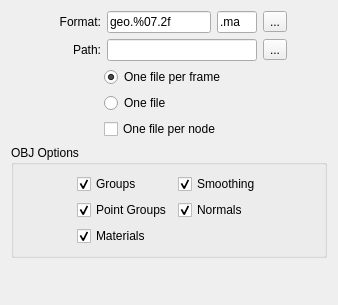
             <widget class="QWidget" name="outputSettings">
              <property name="geometry">
               <rect>
                <x>0</x>
                <y>0</y>
                <width>338</width>
                <height>305</height>
               </rect>
              </property>
              <attribute name="label">
               <string>Output Settings</string>
              </attribute>
              <layout class="QVBoxLayout" name="verticalLayout_8">
               <item>
                <layout class="QHBoxLayout" name="formatLayout">
                 <item>
                  <spacer name="formatLeft">
                   <property name="orientation">
                    <enum>Qt::Horizontal</enum>
                   </property>
                   <property name="sizeHint" stdset="0">
                    <size>
                     <width>40</width>
                     <height>20</height>
                    </size>
                   </property>
                  </spacer>
                 </item>
                 <item>
                  <widget class="QLabel" name="formatLabel">
                   <property name="minimumSize">
                    <size>
                     <width>50</width>
                     <height>0</height>
                    </size>
                   </property>
                   <property name="text">
                    <string>Format:</string>
                   </property>
                   <property name="alignment">
                    <set>Qt::AlignRight|Qt::AlignTrailing|Qt::AlignVCenter</set>
                   </property>
                  </widget>
                 </item>
                 <item>
                  <widget class="QLineEdit" name="format">
                   <property name="sizePolicy">
                    <sizepolicy hsizetype="Fixed" vsizetype="Fixed">
                     <horstretch>0</horstretch>
                     <verstretch>0</verstretch>
                    </sizepolicy>
                   </property>
                   <property name="maximumSize">
                    <size>
                     <width>104</width>
                     <height>16777215</height>
                    </size>
                   </property>
                   <property name="text">
                    <string>geo.%07.2f</string>
                   </property>
                  </widget>
                 </item>
                 <item>
                  <widget class="QLineEdit" name="formatExt">
                   <property name="enabled">
                    <bool>true</bool>
                   </property>
                   <property name="sizePolicy">
                    <sizepolicy hsizetype="Fixed" vsizetype="Fixed">
                     <horstretch>0</horstretch>
                     <verstretch>0</verstretch>
                    </sizepolicy>
                   </property>
                   <property name="maximumSize">
                    <size>
                     <width>40</width>
                     <height>16777215</height>
                    </size>
                   </property>
                   <property name="text">
                    <string>.ma</string>
                   </property>
                  </widget>
                 </item>
                 <item>
                  <widget class="QToolButton" name="formatButton">
                   <property name="text">
                    <string>...</string>
                   </property>
                  </widget>
                 </item>
                 <item>
                  <spacer name="formatRight">
                   <property name="orientation">
                    <enum>Qt::Horizontal</enum>
                   </property>
                   <property name="sizeHint" stdset="0">
                    <size>
                     <width>40</width>
                     <height>20</height>
                    </size>
                   </property>
                  </spacer>
                 </item>
                </layout>
               </item>
               <item>
                <layout class="QHBoxLayout" name="pathLayout">
                 <item>
                  <spacer name="pathLeft">
                   <property name="orientation">
                    <enum>Qt::Horizontal</enum>
                   </property>
                   <property name="sizeHint" stdset="0">
                    <size>
                     <width>40</width>
                     <height>20</height>
                    </size>
                   </property>
                  </spacer>
                 </item>
                 <item>
                  <widget class="QLabel" name="pathLabel">
                   <property name="minimumSize">
                    <size>
                     <width>50</width>
                     <height>0</height>
                    </size>
                   </property>
                   <property name="text">
                    <string>Path:</string>
                   </property>
                   <property name="alignment">
                    <set>Qt::AlignRight|Qt::AlignTrailing|Qt::AlignVCenter</set>
                   </property>
                  </widget>
                 </item>
                 <item>
                  <widget class="QLineEdit" name="path">
                   <property name="sizePolicy">
                    <sizepolicy hsizetype="Fixed" vsizetype="Fixed">
                     <horstretch>0</horstretch>
                     <verstretch>0</verstretch>
                    </sizepolicy>
                   </property>
                   <property name="minimumSize">
                    <size>
                     <width>150</width>
                     <height>0</height>
                    </size>
                   </property>
                  </widget>
                 </item>
                 <item>
                  <widget class="QToolButton" name="pathButton">
                   <property name="text">
                    <string>...</string>
                   </property>
                  </widget>
                 </item>
                 <item>
                  <spacer name="pathRight">
                   <property name="orientation">
                    <enum>Qt::Horizontal</enum>
                   </property>
                   <property name="sizeHint" stdset="0">
                    <size>
                     <width>40</width>
                     <height>20</height>
                    </size>
                   </property>
                  </spacer>
                 </item>
                </layout>
               </item>
               <item>
                <layout class="QHBoxLayout" name="exportRadioLayout">
                 <item>
                  <spacer name="exportRadioLeft">
                   <property name="orientation">
                    <enum>Qt::Horizontal</enum>
                   </property>
                   <property name="sizeHint" stdset="0">
                    <size>
                     <width>40</width>
                     <height>20</height>
                    </size>
                   </property>
                  </spacer>
                 </item>
                 <item>
                  <widget class="QWidget" name="exportRadioWidget" native="true">
                   <layout class="QHBoxLayout" name="horizontalLayout_4">
                    <property name="topMargin">
                     <number>0</number>
                    </property>
                    <property name="bottomMargin">
                     <number>0</number>
                    </property>
                    <item>
                     <spacer name="exportRadioLeft2">
                      <property name="orientation">
                       <enum>Qt::Horizontal</enum>
                      </property>
                      <property name="sizeType">
                       <enum>QSizePolicy::Fixed</enum>
                      </property>
                      <property name="sizeHint" stdset="0">
                       <size>
                        <width>20</width>
                        <height>20</height>
                       </size>
                      </property>
                     </spacer>
                    </item>
                    <item>
                     <layout class="QVBoxLayout" name="verticalLayout_3">
                      <item>
                       <widget class="QRadioButton" name="oneFilePerFrame">
                        <property name="text">
                         <string>One file per frame</string>
                        </property>
                        <property name="checked">
                         <bool>true</bool>
                        </property>
                       </widget>
                      </item>
                      <item>
                       <widget class="QRadioButton" name="oneFile">
                        <property name="text">
                         <string>One file</string>
                        </property>
                       </widget>
                      </item>
                      <item>
                       <widget class="QCheckBox" name="oneFilePerNode">
                        <property name="minimumSize">
                         <size>
                          <width>150</width>
                          <height>0</height>
                         </size>
                        </property>
                        <property name="text">
                         <string>One file per node</string>
                        </property>
                       </widget>
                      </item>
                     </layout>
                    </item>
                   </layout>
                  </widget>
                 </item>
                 <item>
                  <spacer name="exportRadioRight">
                   <property name="orientation">
                    <enum>Qt::Horizontal</enum>
                   </property>
                   <property name="sizeHint" stdset="0">
                    <size>
                     <width>40</width>
                     <height>20</height>
                    </size>
                   </property>
                  </spacer>
                 </item>
                </layout>
               </item>
               <item>
                <widget class="QGroupBox" name="objOptions">
                 <property name="title">
                  <string>OBJ Options</string>
                 </property>
                 <layout class="QHBoxLayout" name="horizontalLayout_2">
                  <item>
                   <spacer name="objOptionsLeft">
                    <property name="orientation">
                     <enum>Qt::Horizontal</enum>
                    </property>
                    <property name="sizeHint" stdset="0">
                     <size>
                      <width>40</width>
                      <height>20</height>
                     </size>
                    </property>
                   </spacer>
                  </item>
                  <item>
                   <layout class="QVBoxLayout" name="objOptions1">
                    <item>
                     <widget class="QCheckBox" name="groups">
                      <property name="text">
                       <string>Groups</string>
                      </property>
                      <property name="checked">
                       <bool>true</bool>
                      </property>
                     </widget>
                    </item>
                    <item>
                     <widget class="QCheckBox" name="pointGroups">
                      <property name="text">
                       <string>Point Groups</string>
                      </property>
                      <property name="checked">
                       <bool>true</bool>
                      </property>
                     </widget>
                    </item>
                    <item>
                     <widget class="QCheckBox" name="materials">
                      <property name="text">
                       <string>Materials</string>
                      </property>
                      <property name="checked">
                       <bool>true</bool>
                      </property>
                     </widget>
                    </item>
                    <item>
                     <spacer name="objOptions1Bottom">
                      <property name="orientation">
                       <enum>Qt::Vertical</enum>
                      </property>
                      <property name="sizeHint" stdset="0">
                       <size>
                        <width>20</width>
                        <height>0</height>
                       </size>
                      </property>
                     </spacer>
                    </item>
                   </layout>
                  </item>
                  <item>
                   <layout class="QVBoxLayout" name="objOptions2">
                    <item>
                     <widget class="QCheckBox" name="smoothing">
                      <property name="text">
                       <string>Smoothing</string>
                      </property>
                      <property name="checked">
                       <bool>true</bool>
                      </property>
                     </widget>
                    </item>
                    <item>
                     <widget class="QCheckBox" name="normals">
                      <property name="text">
                       <string>Normals</string>
                      </property>
                      <property name="checked">
                       <bool>true</bool>
                      </property>
                     </widget>
                    </item>
                    <item>
                     <spacer name="objOptions2Bottom">
                      <property name="orientation">
                       <enum>Qt::Vertical</enum>
                      </property>
                      <property name="sizeHint" stdset="0">
                       <size>
                        <width>20</width>
                        <height>0</height>
                       </size>
                      </property>
                     </spacer>
                    </item>
                   </layout>
                  </item>
                  <item>
                   <spacer name="objOptionsRight">
                    <property name="orientation">
                     <enum>Qt::Horizontal</enum>
                    </property>
                    <property name="sizeHint" stdset="0">
                     <size>
                      <width>40</width>
                      <height>20</height>
                     </size>
                    </property>
                   </spacer>
                  </item>
                 </layout>
                </widget>
               </item>
               <item>
                <spacer name="verticalSpacer">
                 <property name="orientation">
                  <enum>Qt::Vertical</enum>
                 </property>
                 <property name="sizeHint" stdset="0">
                  <size>
                   <width>20</width>
                   <height>40</height>
                  </size>
                 </property>
                </spacer>
               </item>
              </layout>
             </widget>
